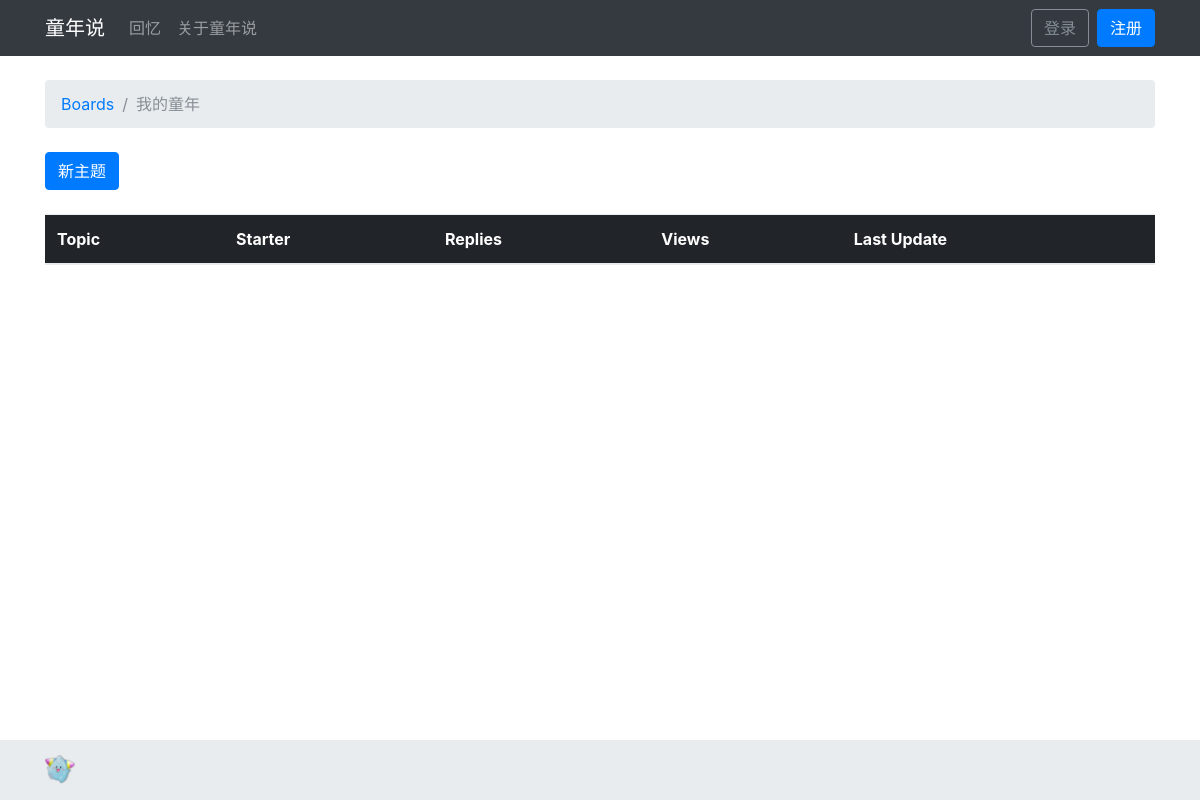
The page /boards/1/ on the database as committed earlier.
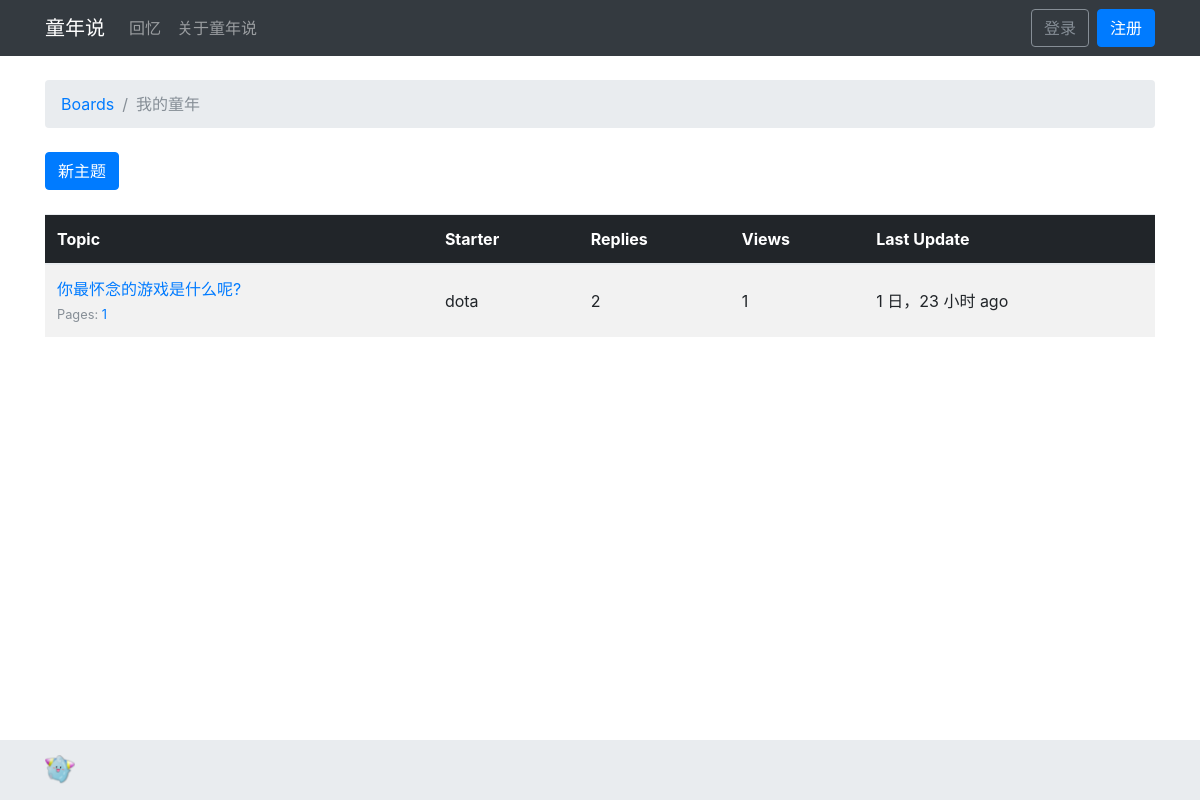
The same page on the database as committed later.
### boards/models.py (models this page shows, shortened)
class Topic(models.Model):
    subject = models.CharField(max_length=255)
    last_updated = models.DateTimeField(auto_now_add=True)
    board = models.ForeignKey(Board, related_name='topics')
    starter = models.ForeignKey(User, related_name='topics')
    views = models.PositiveIntegerField(default=0)
    def get_page_count(self):
        count = self.posts.count()
        pages = count / 20
        return math.ceil(pages)
    def has_many_pages(self, count=None):
        if count is None:
            count = self.get_page_count()
        return count > 6
    def get_page_range(self):
        count = self.get_page_count()
        if self.has_many_pages(count):
            return range(1, 5)
        return range(1, count + 1)

### boards/views.py (the view)
# urls.py: url(r'^boards/(?P<pk>\d+)/$', views.TopicListView.as_view(), name='board_topics'),
class TopicListView(ListView):
    model = Topic
    context_object_name = 'topics'
    template_name = 'topics.html'
    paginate_by = 20
    def get_context_data(self, **kwargs):
        kwargs['board'] = self.board
        return super().get_context_data(**kwargs)
    def get_queryset(self):
        self.board = get_object_or_404(Board, pk=self.kwargs.get('pk'))
        queryset = self.board.topics.order_by('-last_updated').annotate(replies=Count('posts') - 1)
        return queryset

### templates/topics.html (shortened to what this page needs)
{% extends 'base.html' %}
{% load humanize %}
{% block breadcrumb %}
  <li class="breadcrumb-item"><a href="{% url 'home' %}">Boards</a></li>
  <li class="breadcrumb-item active">{{ board.name }}</li>
{% endblock %}
{% block content %}
  <div class="mb-4">
    <a href="{% url 'new_topic' board.pk %}" class="btn btn-primary">新主题</a>
  </div>
  <table class="table table-striped mb-4">
    <thead class="thead-inverse">
      <tr>
        <th>Topic</th>
        <th>Starter</th>
        <th>Replies</th>
        <th>Views</th>
        <th>Last Update</th>
      </tr>
    </thead>
    <tbody>
      {% for topic in topics %}
        {% url 'topic_posts' board.pk topic.pk as topic_url %}
        <tr>
          <td>
            <p class="mb-0">
              <a href="{{ topic_url }}">{{ topic.subject }}</a>
            </p>
            <small class="text-muted">
              Pages:
              {% for i in topic.get_page_range %}
                <a href="{{ topic_url }}?page={{ i }}">{{ i }}</a>
              {% endfor %}
            </small>
          </td>
          <td class="align-middle">{{ topic.starter.username }}</td>
          <td class="align-middle">{{ topic.replies }}</td>
          <td class="align-middle">{{ topic.views }}</td>
          <td class="align-middle">{{ topic.last_updated|naturaltime }}</td>
        </tr>
      {% endfor %}
    </tbody>
  </table>
{% endblock %}

Rows that differ between the two databases and show on the page:
added Topic: subject "你最怀念的游戏是什么呢?", get_page_range "1", starter.username "dota", replies "2", views "1", last_updated "1 日，23 小时 ago"
